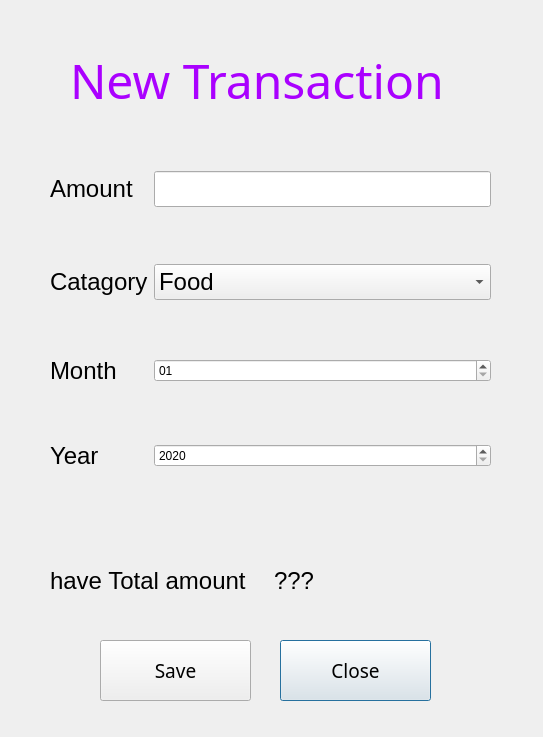
<?xml version="1.0" encoding="UTF-8"?>
<ui version="4.0">
 <class>AddTransaction</class>
 <widget class="QDialog" name="AddTransaction">
  <property name="geometry">
   <rect>
    <x>0</x>
    <y>0</y>
    <width>543</width>
    <height>737</height>
   </rect>
  </property>
  <property name="windowTitle">
   <string>Dialog</string>
  </property>
  <widget class="QPushButton" name="btnCloseTransaction">
   <property name="geometry">
    <rect>
     <x>280</x>
     <y>640</y>
     <width>151</width>
     <height>61</height>
    </rect>
   </property>
   <property name="font">
    <font>
     <family>Nirmala UI Semilight</family>
     <pointsize>14</pointsize>
    </font>
   </property>
   <property name="text">
    <string>Close</string>
   </property>
  </widget>
  <widget class="QWidget" name="layoutWidget">
   <property name="geometry">
    <rect>
     <x>50</x>
     <y>120</y>
     <width>441</width>
     <height>401</height>
    </rect>
   </property>
   <layout class="QGridLayout" name="gridLayoutTransaction">
    <item row="0" column="1">
     <widget class="QLineEdit" name="txtAmountTransaction">
      <property name="font">
       <font>
        <pointsize>18</pointsize>
       </font>
      </property>
      <property name="maxLength">
       <number>20</number>
      </property>
     </widget>
    </item>
    <item row="1" column="1">
     <widget class="QComboBox" name="cmbboxCatagory">
      <property name="font">
       <font>
        <pointsize>18</pointsize>
       </font>
      </property>
      <property name="maxCount">
       <number>50</number>
      </property>
      <item>
       <property name="text">
        <string>Food</string>
       </property>
      </item>
      <item>
       <property name="text">
        <string>Transport</string>
       </property>
      </item>
      <item>
       <property name="text">
        <string>Entertainment</string>
       </property>
      </item>
      <item>
       <property name="text">
        <string>Shopping</string>
       </property>
      </item>
      <item>
       <property name="text">
        <string>Education</string>
       </property>
      </item>
      <item>
       <property name="text">
        <string>Health</string>
       </property>
      </item>
      <item>
       <property name="text">
        <string>Other</string>
       </property>
      </item>
     </widget>
    </item>
    <item row="3" column="1">
     <widget class="QDateEdit" name="dateYearTransaction">
      <property name="styleSheet">
       <string notr="true">font: 18pt &quot;Segoe UI&quot;;</string>
      </property>
      <property name="dateTime">
       <datetime>
        <hour>0</hour>
        <minute>0</minute>
        <second>0</second>
        <year>2020</year>
        <month>1</month>
        <day>1</day>
       </datetime>
      </property>
      <property name="minimumDateTime">
       <datetime>
        <hour>0</hour>
        <minute>0</minute>
        <second>0</second>
        <year>2020</year>
        <month>1</month>
        <day>1</day>
       </datetime>
      </property>
      <property name="maximumDate">
       <date>
        <year>2100</year>
        <month>12</month>
        <day>31</day>
       </date>
      </property>
      <property name="minimumDate">
       <date>
        <year>2020</year>
        <month>1</month>
        <day>1</day>
       </date>
      </property>
      <property name="displayFormat">
       <string>yyyy</string>
      </property>
     </widget>
    </item>
    <item row="2" column="1">
     <widget class="QDateEdit" name="dateMonthTransaction">
      <property name="styleSheet">
       <string notr="true">font: 18pt &quot;Segoe UI&quot;;</string>
      </property>
      <property name="maximumDate">
       <date>
        <year>2100</year>
        <month>12</month>
        <day>31</day>
       </date>
      </property>
      <property name="minimumDate">
       <date>
        <year>2020</year>
        <month>1</month>
        <day>1</day>
       </date>
      </property>
      <property name="displayFormat">
       <string>MM</string>
      </property>
      <property name="calendarPopup">
       <bool>false</bool>
      </property>
     </widget>
    </item>
    <item row="3" column="0">
     <widget class="QLabel" name="lblYear">
      <property name="font">
       <font>
        <pointsize>18</pointsize>
       </font>
      </property>
      <property name="text">
       <string>Year</string>
      </property>
     </widget>
    </item>
    <item row="0" column="0">
     <widget class="QLabel" name="lblAmountTransaction">
      <property name="font">
       <font>
        <pointsize>18</pointsize>
       </font>
      </property>
      <property name="text">
       <string>Amount</string>
      </property>
     </widget>
    </item>
    <item row="1" column="0">
     <widget class="QLabel" name="lblCatagory">
      <property name="font">
       <font>
        <pointsize>18</pointsize>
       </font>
      </property>
      <property name="text">
       <string>Catagory</string>
      </property>
     </widget>
    </item>
    <item row="2" column="0">
     <widget class="QLabel" name="lblMonth">
      <property name="font">
       <font>
        <pointsize>18</pointsize>
       </font>
      </property>
      <property name="text">
       <string>Month</string>
      </property>
     </widget>
    </item>
   </layout>
  </widget>
  <widget class="QLabel" name="lblNewTransaction">
   <property name="geometry">
    <rect>
     <x>70</x>
     <y>40</y>
     <width>401</width>
     <height>81</height>
    </rect>
   </property>
   <property name="font">
    <font>
     <family>MV Boli</family>
     <pointsize>36</pointsize>
     <italic>false</italic>
     <bold>false</bold>
    </font>
   </property>
   <property name="styleSheet">
    <string notr="true">
font: 36pt &quot;MV Boli&quot;;
color:rgb(170, 0, 255)

</string>
   </property>
   <property name="text">
    <string>New Transaction </string>
   </property>
  </widget>
  <widget class="QPushButton" name="btnSaveTransaction">
   <property name="geometry">
    <rect>
     <x>100</x>
     <y>640</y>
     <width>151</width>
     <height>61</height>
    </rect>
   </property>
   <property name="font">
    <font>
     <family>Nirmala UI Semilight</family>
     <pointsize>14</pointsize>
    </font>
   </property>
   <property name="text">
    <string>Save</string>
   </property>
  </widget>
  <widget class="QWidget" name="layoutWidget">
   <property name="geometry">
    <rect>
     <x>50</x>
     <y>550</y>
     <width>441</width>
     <height>61</height>
    </rect>
   </property>
   <layout class="QGridLayout" name="gridLayout">
    <item row="0" column="0">
     <widget class="QLabel" name="lblTotalAmountBudgetHave">
      <property name="font">
       <font>
        <pointsize>18</pointsize>
       </font>
      </property>
      <property name="text">
       <string>have Total amount</string>
      </property>
     </widget>
    </item>
    <item row="0" column="1">
     <widget class="QLabel" name="lblTotalAmountBudget">
      <property name="font">
       <font>
        <pointsize>18</pointsize>
       </font>
      </property>
      <property name="text">
       <string>???</string>
      </property>
     </widget>
    </item>
   </layout>
  </widget>
 </widget>
 <resources/>
 <connections/>
</ui>
